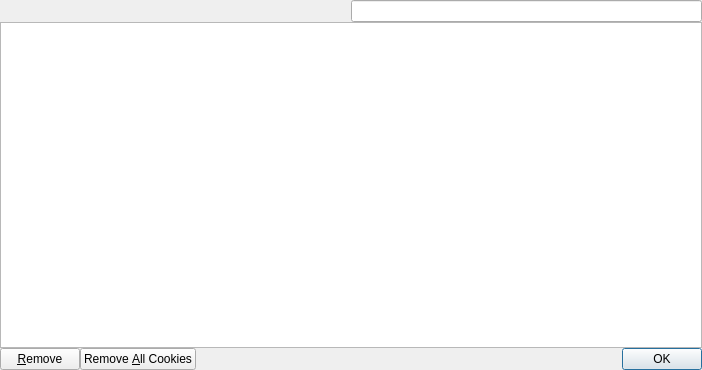
<?xml version="1.0" encoding="UTF-8"?>
<ui version="4.0">
 <class>web::CookiesDialog</class>
 <widget class="QDialog" name="web::CookiesDialog">
  <property name="geometry">
   <rect>
    <x>0</x>
    <y>0</y>
    <width>702</width>
    <height>370</height>
   </rect>
  </property>
  <property name="windowTitle">
   <string>Cookies</string>
  </property>
  <layout class="QGridLayout">
   <property name="leftMargin">
    <number>0</number>
   </property>
   <property name="topMargin">
    <number>0</number>
   </property>
   <property name="rightMargin">
    <number>0</number>
   </property>
   <property name="bottomMargin">
    <number>0</number>
   </property>
   <property name="spacing">
    <number>0</number>
   </property>
   <item row="0" column="0">
    <spacer>
     <property name="orientation">
      <enum>Qt::Horizontal</enum>
     </property>
     <property name="sizeHint" stdset="0">
      <size>
       <width>252</width>
       <height>20</height>
      </size>
     </property>
    </spacer>
   </item>
   <item row="0" column="1">
    <widget class="SearchLineEdit" name="search"/>
   </item>
   <item row="1" column="0" colspan="2">
    <widget class="EditTableView" name="cookiesTable">
     <property name="lineWidth">
      <number>0</number>
     </property>
    </widget>
   </item>
   <item row="2" column="0" colspan="2">
    <layout class="QHBoxLayout">
     <property name="spacing">
      <number>0</number>
     </property>
     <item>
      <widget class="QPushButton" name="removeButton">
       <property name="text">
        <string>&amp;Remove</string>
       </property>
      </widget>
     </item>
     <item>
      <widget class="QPushButton" name="removeAllButton">
       <property name="text">
        <string>Remove &amp;All Cookies</string>
       </property>
      </widget>
     </item>
     <item>
      <spacer>
       <property name="orientation">
        <enum>Qt::Horizontal</enum>
       </property>
       <property name="sizeHint" stdset="0">
        <size>
         <width>40</width>
         <height>20</height>
        </size>
       </property>
      </spacer>
     </item>
     <item>
      <widget class="QDialogButtonBox" name="buttonBox">
       <property name="standardButtons">
        <set>QDialogButtonBox::Ok</set>
       </property>
      </widget>
     </item>
    </layout>
   </item>
  </layout>
 </widget>
 <customwidgets>
  <customwidget>
   <class>EditTableView</class>
   <extends>QTableView</extends>
   <header location="global">edittableview.hxx</header>
  </customwidget>
  <customwidget>
   <class>SearchLineEdit</class>
   <extends>QLineEdit</extends>
   <header location="global">searchlineedit.h</header>
  </customwidget>
 </customwidgets>
 <resources/>
 <connections>
  <connection>
   <sender>buttonBox</sender>
   <signal>accepted()</signal>
   <receiver>web::CookiesDialog</receiver>
   <slot>accept()</slot>
   <hints>
    <hint type="sourcelabel">
     <x>472</x>
     <y>329</y>
    </hint>
    <hint type="destinationlabel">
     <x>461</x>
     <y>356</y>
    </hint>
   </hints>
  </connection>
 </connections>
</ui>
